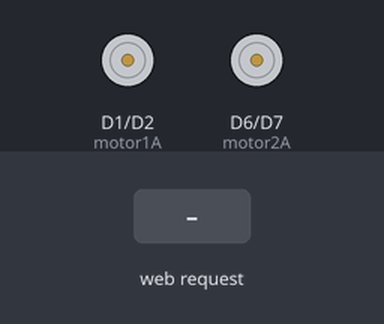
Bench run of a sketch on a simulated ESP8266 (NodeMCU). Parts: motor-driver pin pairs drawn as motors (green arrow = first pin HIGH = forward, orange = second pin HIGH = backward, longer = more drive, scaled by the enable pin). The inputs (shaded band) are chosen by the test bench. WiFi joins after 1.5 s; servers stay silent unless stated; what the sketch prints to the serial monitor is not drawn.

Above: at 3.2 s.
3.3 s: HTTP request GET /forward received
At 3.7 s:
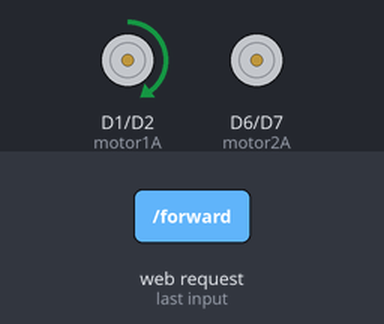
4.8 s: HTTP request GET /backward received
At 6.0 s:
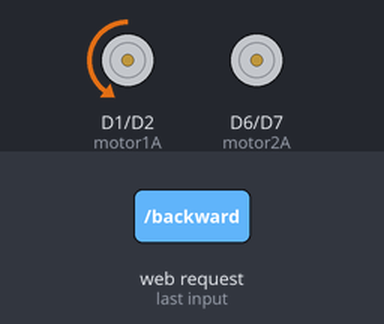
6.3 s: HTTP request GET /left received
At 7.2 s:
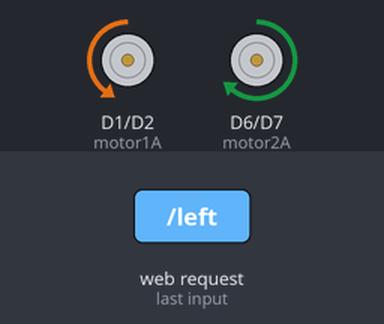
7.8 s: HTTP request GET /right received
At 8.4 s:
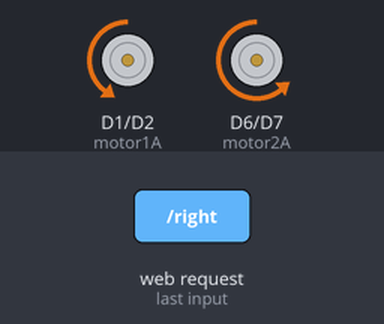
9.3 s: HTTP request GET /stop received
At 10.5 s:
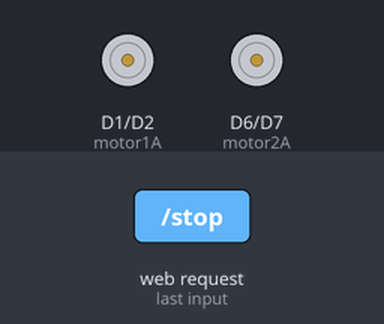
10.8 s: HTTP request GET /forward received
At 11.8 s:
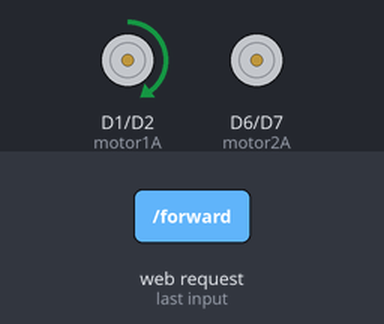
Timing chart, 0 to 13.3 s (numbered marks = the images above; inputs shaded):
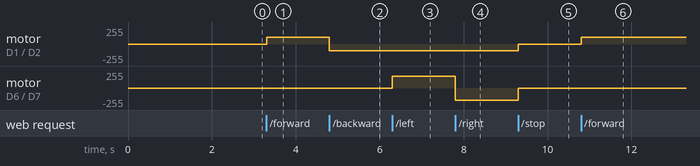

Measured:
- after the input at 3.3 s, motor on D1 (motor1A) / D2 (motor1B): stopped → forward 100/255 at once
- after the input at 4.8 s, motor on D1 (motor1A) / D2 (motor1B): forward 100/255 → backward 100/255 at once
- after the input at 6.3 s, motor on D6 (motor2A) / D7 (motor2B): stopped → forward 180/255 at once
- after the input at 7.8 s, motor on D6 (motor2A) / D7 (motor2B): forward 180/255 → backward 180/255 at once
- after the input at 9.3 s, motor on D1 (motor1A) / D2 (motor1B): backward 100/255 → stopped at once; motor on D6 (motor2A) / D7 (motor2B): backward 180/255 → stopped at once
- after the input at 10.8 s, motor on D1 (motor1A) / D2 (motor1B): stopped → forward 100/255 at once

The sketch:

finalcar.ino
```cpp
#include <ESP8266WiFi.h>
#include <NewPing.h>
#include <Servo.h>
#include "DCMDriverL298.h"
const char *ssid = "Kaji_2G";
const char *password = "@123@456@789@";

WiFiServer server(80);
Servo ultrasonicServo;
#define TRIG_PIN D4 // Ultrasonic sensor trigger pin
#define ECHO_PIN D3 // Ultrasonic sensor echo pin
#define MAX_DISTANCE 120 // Maximum distance in centimeters (15 meters)

NewPing sonar(TRIG_PIN, ECHO_PIN, MAX_DISTANCE);

int motor1A = D1; // L298N Motor Driver Input 1
int motor1B = D2; // L298N Motor Driver Input 2
int motor2A = D6; // L298N Motor Driver Input 3
int motor2B = D7; // L298N Motor Driver Input 4
int servoMotorPin = D7; // Servo motor control pin
int enA = D8;      // L298N Motor Driver PWM Speed Control Pin for Motor 1
int enB = D5;      // L298N Motor Driver PWM Speed Control Pin for Motor 2
int gear1Speed = 0;
int gear2Speed = 100;
int gear3Speed = 180;
int gear4Speed = 250;

void setup() {
  Serial.begin(115200);
  WiFi.begin(ssid, password);
  while (WiFi.status() != WL_CONNECTED) {
    delay(1000);
    Serial.println("Connecting to WiFi...");
  }
  Serial.println("Connected to WiFi");
  Serial.println(WiFi.localIP());
  server.begin();
  pinMode(motor1A, OUTPUT);
  pinMode(motor1B, OUTPUT);
  pinMode(motor2A, OUTPUT);
  pinMode(motor2B, OUTPUT);
  pinMode(enA, OUTPUT);
  pinMode(enB, OUTPUT);
}

void stopCar() {
  digitalWrite(motor1A, LOW);
  digitalWrite(motor1B, LOW);
  digitalWrite(motor2A, LOW);
  digitalWrite(motor2B, LOW);
}

void moveForward(int speed) {
  analogWrite(enA, speed);
  digitalWrite(motor1A, HIGH);
  digitalWrite(motor1B, LOW);
}

void moveBackward(int speed) {
  analogWrite(enA, speed);
  digitalWrite(motor1A, LOW);
  digitalWrite(motor1B, HIGH);
}

void turnLeft(int speed) {
  analogWrite(enB, 180);
  digitalWrite(motor2A, HIGH);
  digitalWrite(motor2B, LOW);
}

void turnRight(int speed) {
  analogWrite(enB, 180);
  digitalWrite(motor2A, LOW);
  digitalWrite(motor2B, HIGH);
}

void checkObstacle() {
  delay(50); // Wait for the sensor to stabilize
  int distance = sonar.ping_cm();
  if (distance > 0 && distance < MAX_DISTANCE) {
    stopCar();
  }
}

void handleClient() {
  WiFiClient client = server.available();
  if (client) {
    String request = client.readStringUntil('\r');
    client.flush();

    if (request.indexOf("/forward") != -1) {
      moveForward(gear2Speed);
    } else if (request.indexOf("/backward") != -1) {
      moveBackward(gear2Speed);
    } else if (request.indexOf("/left") != -1) {
      turnLeft(gear2Speed);
    } else if (request.indexOf("/right") != -1) {
      turnRight(gear2Speed);
    } else if (request.indexOf("/stop") != -1) {
      stopCar();
    } else if (request.indexOf("/gear1") != -1) {
      gear2Speed = 0;
    } else if (request.indexOf("/gear2") != -1) {
      gear2Speed = 100;
    } else if (request.indexOf("/gear3") != -1) {
      gear2Speed = 180;
    } else if (request.indexOf("/gear4") != -1) {
      gear2Speed = 250;
    }

    client.println("HTTP/1.1 200 OK");
    client.println("Content-Type: text/html");
    client.println();
    client.println("<html><body><h1>RC Car Control</h1></body></html>");

    delay(10);
    client.stop();
  }
}
void loop() {
  handleClient();

}
```

DCMDriverL298.cpp
```cpp
#include <Arduino.h>
#include "DCMDriverL298.h"

/**
* Construct a DC Motor Driver instance.<BR>
* It constructs two DC Motor instances, motorL and motorR.<BR>
* enA, enB - enable pins for motors. connected to PWM pin on Arduino board.<BR>
* pinA1,pinA2,pinB1,pinB2 - direction pin of the motors. connected to digital pins on Arduino board.
*/
DCMDriverL298::DCMDriverL298(const int enA, const int pinA1, const int pinA2, const int enB, const int pinB1, const int pinB2) : m_enA(enA), m_enB(enB), m_pinA1(pinA1), m_pinA2(pinA2), m_pinB1(pinB1), m_pinB2(pinB2)
{
	pinMode(m_pinA1,OUTPUT);
    pinMode(m_pinA2,OUTPUT);
    pinMode(m_pinB1,OUTPUT);
    pinMode(m_pinB2,OUTPUT);
    pinMode(m_enA,OUTPUT);
    pinMode(m_enB,OUTPUT);

 	stopMotors();
}

/**Set DC motor A speed and direction.
*/
void DCMDriverL298::setMotorA(int speed, bool dir)
{
	setMotor(m_enA, m_pinA1, m_pinA2, speed, dir);
}

/**Set DC motor B speed and direction.
*/
void DCMDriverL298::setMotorB(int speed, bool dir)
{
	setMotor(m_enB, m_pinB1, m_pinB2, speed, dir);
}
/**Stop DC motor A.
*/
void DCMDriverL298::stopMotorA()
{
	off(m_enA, m_pinA1, m_pinA2);
}
/**Stop DC motor B.
*/
void DCMDriverL298::stopMotorB()
{
	off(m_enB, m_pinB1, m_pinB2);
}
/**Stop both DC motors.
*/
void DCMDriverL298::stopMotors()
{
	stopMotorA();
	stopMotorB();
}
/**Set DC motor speed and direction.
*/
void DCMDriverL298::setMotor(int pinPWM, int pinDir1, int pinDir2, int speed, bool dir)
{
	analogWrite(pinPWM, speed);
	digitalWrite(pinDir1, !dir);
	digitalWrite(pinDir2, dir);
}


/**Turn off DC motor
*/
void DCMDriverL298::off(int pinPWM, int pinDir1, int pinDir2)
{
	analogWrite(pinPWM, 0);
	digitalWrite(pinDir1, LOW);
	digitalWrite(pinDir2, LOW);
}
```

DCMDriverL298.h
```cpp
/** \addtogroup DCMotorWDriver
 *  @{
 */

#ifndef _DCMDRIVERL298_H_
#define _DCMDRIVERL298_H_


//DcMotor driver class:
class DCMDriverL298
{

	public:
		DCMDriverL298(const int enA, const int pinA1, const int pinA2, const int enB, const int pinB1, const int pinB2);
		void setMotorA(int speed, bool dir);
		void setMotorB(int speed, bool dir);
		void stopMotorA();
		void stopMotorB();
		void stopMotors();
		void setMotor(int pinPWM, int pinDir1, int pinDir2, int speed, bool dir);
		void off(int pinPWM, int pinDir1, int pinDir2);
	private:
		const int m_enA, m_enB, m_pinA1, m_pinA2, m_pinB1, m_pinB2;

};

#endif // _DCMDRIVERL298_H_
/** @}*/
```
